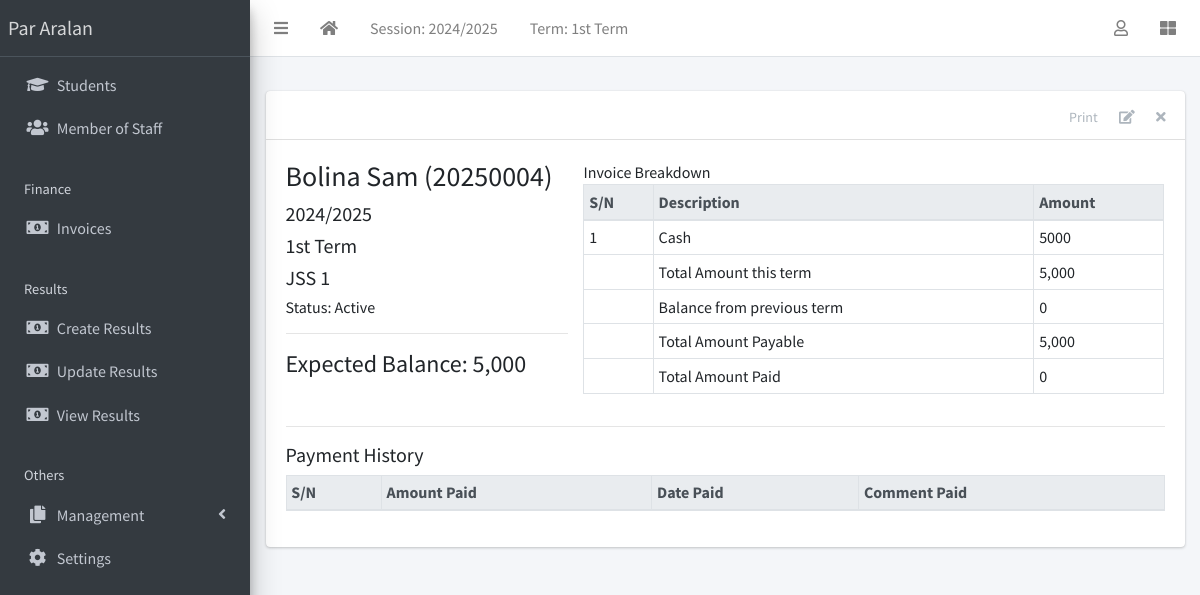
Page /finance/4/detail/ (signed in) on the committed database.
### apps/corecode/models.py (models this page shows, shortened)
class AcademicSession(models.Model):
    name = models.CharField(max_length=200, unique=True)
    current = models.BooleanField(default=True)
    class Meta:
        ordering = ["-name"]
    def __str__(self):
        return self.name

class AcademicTerm(models.Model):
    name = models.CharField(max_length=20, unique=True)
    current = models.BooleanField(default=True)
    class Meta:
        ordering = ["name"]
    def __str__(self):
        return self.name

class SiteConfig(models.Model):
    key = models.SlugField()
    value = models.CharField(max_length=200)

class StudentClass(models.Model):
    name = models.CharField(max_length=200, unique=True)
    class Meta:
        verbose_name = "Class"
        verbose_name_plural = "Classes"
        ordering = ["name"]
    def __str__(self):
        return self.name

### apps/finance/models.py (models this page shows, shortened)
class Invoice(models.Model):
    student = models.ForeignKey(Student, on_delete=models.CASCADE)
    session = models.ForeignKey(AcademicSession, on_delete=models.CASCADE)
    term = models.ForeignKey(AcademicTerm, on_delete=models.CASCADE)
    class_for = models.ForeignKey(StudentClass, on_delete=models.CASCADE)
    balance_from_previous_term = models.IntegerField(default=0)
    status = models.CharField(
        max_length=20,
        choices=[("active", "Active"), ("closed", "Closed")],
        default="active",
    )
    class Meta:
        ordering = ["student", "term"]
    def __str__(self):
        return f"{self.student}"
    def balance(self):
        payable = self.total_amount_payable()
        paid = self.total_amount_paid()
        return payable - paid
    def amount_payable(self):
        items = InvoiceItem.objects.filter(invoice=self)
        total = 0
        for item in items:
            total += item.amount
        return total
    def total_amount_payable(self):
        return self.balance_from_previous_term + self.amount_payable()
    def total_amount_paid(self):
        receipts = Receipt.objects.filter(invoice=self)
        amount = 0
        for receipt in receipts:
            amount += receipt.amount_paid
        return amount

class InvoiceItem(models.Model):
    invoice = models.ForeignKey(Invoice, on_delete=models.CASCADE)
    description = models.CharField(max_length=200)
    amount = models.IntegerField()

### apps/students/models.py (models this page shows, shortened)
class Student(models.Model):
    STATUS_CHOICES = [("active", "Active"), ("inactive", "Inactive")]
    GENDER_CHOICES = [("male", "Male"), ("female", "Female")]
    current_status = models.CharField(
        max_length=10, choices=STATUS_CHOICES, default="active"
    )
    registration_number = models.CharField(max_length=200, unique=True)
    surname = models.CharField(max_length=200)
    firstname = models.CharField(max_length=200)
    other_name = models.CharField(max_length=200, blank=True)
    gender = models.CharField(max_length=10, choices=GENDER_CHOICES, default="male")
    date_of_birth = models.DateField(default=timezone.now)
    current_class = models.ForeignKey(
        StudentClass, on_delete=models.SET_NULL, blank=True, null=True
    )
    date_of_admission = models.DateField(default=timezone.now)
    mobile_num_regex = RegexValidator(
        regex="^[0-9]{10,15}$", message="Entered mobile number isn't in a right format!"
    )
    parent_mobile_number = models.CharField(
        validators=[mobile_num_regex], max_length=13, blank=True
    )
    address = models.TextField(blank=True)
    others = models.TextField(blank=True)
    passport = models.ImageField(blank=True, upload_to="students/passports/")
    class Meta:
        ordering = ["surname", "firstname", "other_name"]
    def __str__(self):
        return f"{self.surname} {self.firstname} {self.other_name} ({self.registration_number})"

### apps/finance/views.py (the view)
# urls.py: path("<int:pk>/detail/", InvoiceDetailView.as_view(), name="invoice-detail"),
class InvoiceDetailView(LoginRequiredMixin, DetailView):
    model = Invoice
    fields = "__all__"
    def get_context_data(self, **kwargs):
        context = super(InvoiceDetailView, self).get_context_data(**kwargs)
        context["receipts"] = Receipt.objects.filter(invoice=self.object)
        context["items"] = InvoiceItem.objects.filter(invoice=self.object)
        return context

### apps/corecode/context_processors.py (called while the page is built)
def site_defaults(request):
    current_session = AcademicSession.objects.get(current=True)
    current_term = AcademicTerm.objects.get(current=True)
    vals = SiteConfig.objects.all()
    contexts = {
        "current_session": current_session.name,
        "current_term": current_term.name,
    }
    for val in vals:
        contexts[val.key] = val.value
    return contexts

### apps/finance/templates/finance/invoice_detail.html (shortened to what this page needs)
{% extends 'base.html' %}
{% load humanize %}
{% block content-header %}
<div class="card-header">
  <div class="card-tools">
    <a href="#" class="btn btn-tool">Print</a>
    <a href="{% url 'invoice-update' object.id %}" class="btn btn-tool">
      <i class="fas fa-edit"></i>
    </a>
    <a href="{% url 'invoice-delete' object.id %}" class="btn btn-tool">
      <i class="fas fa-times"></i>
    </a>
  </div>
</div>
{% endblock content-header %}
{% block content %}
<div class="row">
  <div class="col-sm-4">
    <h3>{{ object }} </h3>
    <h5>{{ object.session }} </h5>
    <h5>{{ object.term }} </h5>
    <h5>{{ object.class_for }} </h5>
    <h6>Status: {{ object.get_status_display }} </h6>
    <hr>
    <div>
      <h4>Expected Balance: {{ object.balance | intcomma }}</h4>
    </div>
  </div>
  <div class="col-sm-8">
    <table class="table table-sm table-bordered">
      <thead class="thead-light">
        <tr>
          <th>S/N</th>
          <th>Description</th>
          <th>Amount</th>
        </tr>
      </thead>
      <tbody>
        {% for item in items %}
        <tr>
          <td>{{ forloop.counter }} </td>
          <td>{{ item.description }} </td>
          <td>{{ item.amount }} </td>
        </tr>
        {% endfor %}
      </tbody>
      <tfoot>
        <tr>
          <td></td>
          <td>Total Amount this term</td>
          <td>{{ object.amount_payable | intcomma}}</td>
        </tr>
        <tr>
          <td></td>
          <td>Balance from previous term</td>
          <td>{{ object.balance_from_previous_term | intcomma }}</td>
        </tr>
        <tr>
          <td></td>
          <td>Total Amount Payable</td>
          <td>{{ object.total_amount_payable | intcomma}}</td>
        </tr>
        <tr>
          <td></td>
          <td>Total Amount Paid</td>
          <td>{{ object.total_amount_paid | intcomma}}</td>
        </tr>
      </tfoot>
    </table>
  </div>
</div>
<hr>
<h5>Payment History</h5>
<table class="table table-bordered table-sm">
  <thead class="thead-light">
    <tr>
      <th>S/N</th>
      <th>Amount Paid</th>
      <th>Date Paid</th>
      <th>Comment Paid</th>
    </tr>
  </thead>
</table>
{% endblock content %}

### templates/base.html (shortened to what this page needs)
{% load static %}
<!DOCTYPE html>
<html lang="en">
<head>
  <link rel="stylesheet" href="{% static 'plugins/fontawesome-free/css/all.min.css' %}">
  <link rel="stylesheet" href="{% static 'plugins/toastr/toastr.min.css' %}">
  <link rel="stylesheet"
    href="{% static 'plugins/overlayScrollbars/css/OverlayScrollbars.min.css' %}">
  <link rel="stylesheet" href="{% static 'plugins/Datatables/datatables.min.css' %}" />
  <link rel="stylesheet" href="{% static 'dist/css/adminlte.min.css' %}">
</head>
<body
  class="hold-transition sidebar-mini layout-fixed layout-navbar-fixed layout-footer-fixed">
  <div class="wrapper">
    <nav class="main-header navbar navbar-expand navbar-white navbar-light">
      <ul class="navbar-nav">
        <li class="nav-item">
          <a class="nav-link" data-widget="pushmenu" href="#" role="button"><i
              class="fas fa-bars"></i></a>
        </li>
        <li class="nav-item d-none d-sm-inline-block">
          <a href="{% url 'home' %} " class="nav-link"><i class="fa fa-home"></i></a>
        </li>
        <li class="nav-item d-none d-sm-inline-block">
          <a href="{% url 'current-session' %}" class="nav-link">Session: {{ current_session }}</a>
        </li>
        <li class="nav-item d-none d-sm-inline-block">
          <a href="{% url 'current-session' %}" class="nav-link">Term: {{ current_term }}</a>
        </li>
      </ul>
      <ul class="navbar-nav ml-auto">
        <li class="nav-item dropdown">
          <a class="nav-link" data-toggle="dropdown" href="#">
            <i class="far fa-user"></i>
          </a>
        </li>
        <li class="nav-item">
          <a class="nav-link" data-widget="control-sidebar" data-slide="true"
            href="#" role="button"><i class="fas fa-th-large"></i></a>
        </li>
      </ul>
    </nav>
    <aside class="main-sidebar sidebar-dark-primary elevation-4">
      <a href="{% url 'home' %}" class="brand-link">{{ school_name | default:"Par Aralan" }}</a>
      <div class="sidebar">
        <nav class="mt-2">
          <ul class="nav nav-pills nav-sidebar flex-column"
            data-widget="treeview" role="menu" data-accordion="false">
            <li class="nav-item">
              <a href="{% url 'student-list' %}" class="nav-link">
                <i class="nav-icon fas fa-graduation-cap"></i>
                <p>
                  Students
                </p>
              </a>
            </li>
            <li class="nav-item">
              <a href="{% url 'staff-list' %}" class="nav-link">
                <i class="nav-icon fas fa-users"></i>
                <p>
                  Member of Staff
                </p>
              </a>
            </li>
            <li class="nav-header">Finance</li>
            <li class="nav-item">
              <a href="{% url 'invoice-list' %}" class="nav-link">
                <i class="nav-icon fas fa-money-bill-alt"></i>
                <p>
                  Invoices
                </p>
              </a>
            </li>
            <li class="nav-header">Results</li>
            <li class="nav-item">
              <a href="{% url 'create-result' %}" class="nav-link">
                <i class="nav-icon fas fa-money-bill-alt"></i>
                <p>
                  Create Results
                </p>
              </a>
            </li>
            <li class="nav-item">
              <a href="{% url 'edit-results' %}" class="nav-link">
                <i class="nav-icon fas fa-money-bill-alt"></i>
                <p>
                  Update Results
                </p>
              </a>
            </li>
            <li class="nav-item">
              <a href="{% url 'view-results' %}" class="nav-link">
                <i class="nav-icon fas fa-money-bill-alt"></i>
                <p>
                  View Results
                </p>
              </a>
            </li>
            <li class="nav-header">Others</li>
            <li class="nav-item has-treeview">
              <a href="#" class="nav-link">
                <i class="nav-icon fas fa-copy"></i>
                <p>
                  Management
                  <i class="fas fa-angle-left right"></i>
                </p>
              </a>
            </li>
            <li class="nav-item">
              <a href="{% url 'configs' %}" class="nav-link">
                <i class="nav-icon fas fa-cog"></i>
                <p>
                  Settings
                </p>
              </a>
            </li>
          </ul>
        </nav>
      </div>
    </aside>
    <div class="content-wrapper">
      <section class="content-header">
      </section>
      <section class="content">
        <div class="container-fluid">
          <div class="row">
            <div class="col-md-12">
              {% block fullcard %}
              <div class="card">
                {% block content-header %}{% endblock content-header %}
                <div class="card-body">
                  <div class="row">
                    <div class="col">
                      {% block content %}
                      {% endblock content %}
                    </div>
                  </div>
                </div>
              </div>
              {% endblock fullcard %}
            </div>
          </div>
        </div>
      </section>
    </div>
  </div>
</body>
</html>

### rows in the picture
AcademicSession: name "2024/2025"
AcademicTerm: name "1st Term"
SiteConfig: value "Par Aralan"
Invoice: student.registration_number "Bolina Sam (20250004)", session "2024/2025", term "1st Term", class_for "JSS 1", status "Active", balance "5,000", amount_payable "5,000", balance_from_previous_term "0", total_amount_payable "5,000", total_amount_paid "0"
InvoiceItem: description "Cash", amount "5000"
